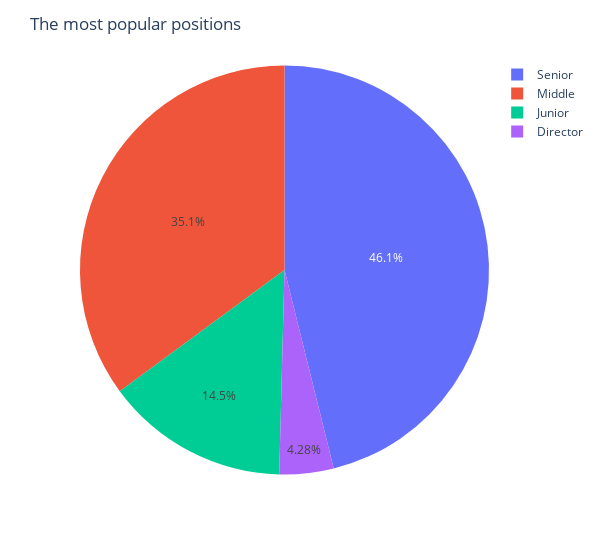

The code cell stored with this chart in its notebook:
### Markdown cell above
Now let's check the most popular positions of programmers in this dataset:

### Code cell
experience_level = df['experience_level'].value_counts()

popular_positions = px.pie(
    values=experience_level,
    names=experience_level.index.to_list()
)

popular_positions.update_layout(
    title='The most popular positions', 
    width=600
)

popular_positions.show()

### Figure 1 — Plotly figure (JSON) as saved in the notebook; plotly's stock layout.template omitted (floating-point values rounded to 4 significant figures)
{"data": [{"domain": {"x": [0, 1], "y": [0, 1]}, "hovertemplate": "label=%{label}<br>value=%{value}<extra></extra>", "labels": ["Senior", "Middle", "Junior", "Director"], "legendgroup": "", "name": "", "showlegend": true, "type": "pie", "values": [280, 213, 88, 26]}], "layout": {"legend": {"tracegroupgap": 0}, "margin": {"t": 60}, "title": {"text": "The most popular positions"}, "width": 600}}
